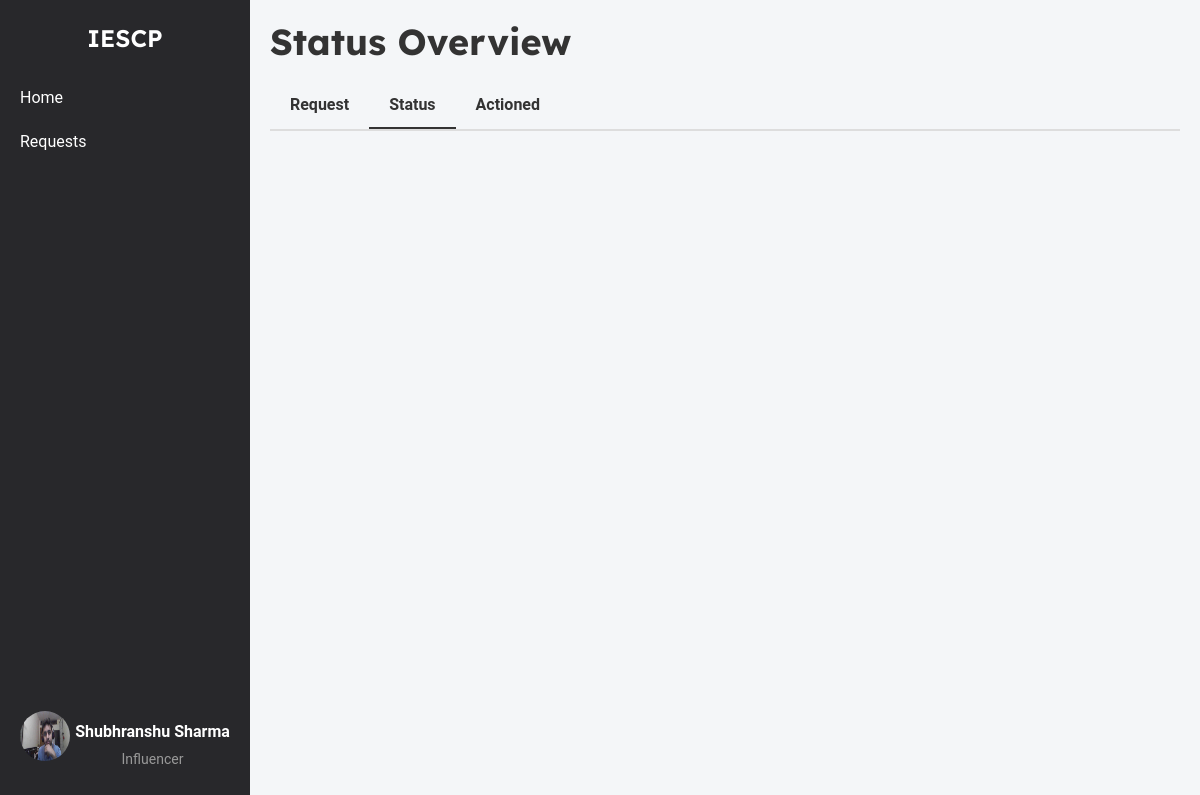
Before: /influencer/campaign/request_status (signed in) with the older database file.
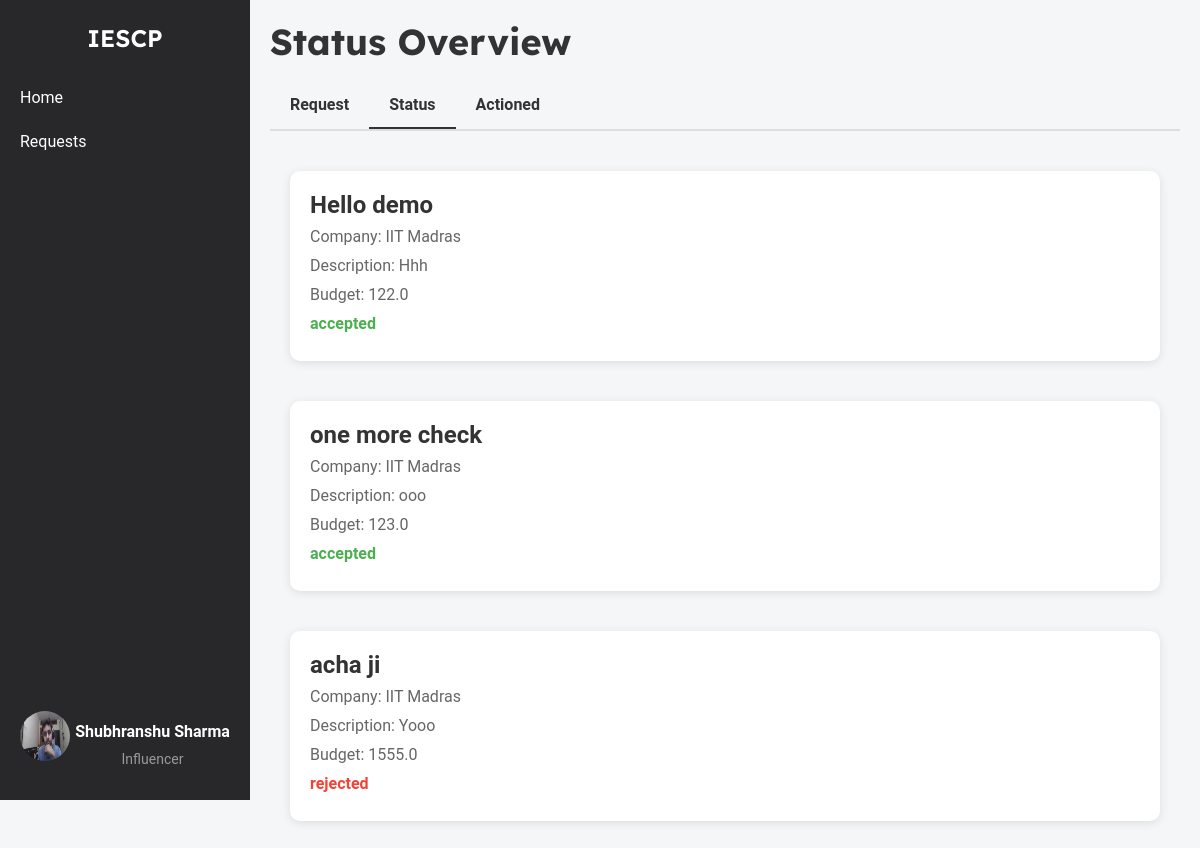
After: the same page with the newer database file.
### models.py (models this page shows, shortened)
class InterestedCampaigns(db.Model):
    __tablename__ = 'interested_campaigns'
    id = db.Column(db.Integer, primary_key=True)
    influencer_id = db.Column(
        db.Integer,
        db.ForeignKey('influencers.id', name='fk_influencer_id'),
        nullable=False
    )
    campaign_id = db.Column(
        db.Integer,
        db.ForeignKey('campaign.id', name='fk_campaign_id'),
        nullable=False
    )
    company_id = db.Column(
        db.Integer,
        db.ForeignKey('company.id', name='fk_company_id'),
        nullable=False
    )
    expressed_at = db.Column(db.DateTime, nullable=False, default=datetime.utcnow)
    status = db.Column(db.String(50), nullable=False, default='pending')
    influencer = db.relationship('Influencer', backref=db.backref('interested_campaigns', lazy=True))
    campaign = db.relationship('Campaign', backref=db.backref('interested_influencers', lazy=True))
    company = db.relationship('Company', backref=db.backref('company_interests', lazy=True))

class Campaign(db.Model):
    __tablename__ = 'campaign'
    id = db.Column(db.Integer, primary_key=True)
    title = db.Column(db.String(200), nullable=False)
    description = db.Column(db.Text, nullable=False)
    budget = db.Column(db.Float, nullable=False)
    start_date = db.Column(db.Date, nullable=False)
    end_date = db.Column(db.Date, nullable=False)
    company_id = db.Column(db.Integer, db.ForeignKey('company.id'), nullable=False)
    admin_id = db.Column(db.Integer, db.ForeignKey('admin.id'), nullable=False, default=1)
    status = db.Column(db.String(50), nullable=False, default='pending')
    category = db.Column(db.String(255), nullable=False)
    created_at = db.Column(db.DateTime, nullable=False, default=datetime.utcnow)
    visibility = db.Column(db.String(50), nullable=False, default='public')
    influencers = db.relationship('Influencer', secondary=influencer_campaign_association, back_populates='campaigns')
    is_flag = db.Column(db.Boolean, nullable=False, default=False)

class Company(db.Model):
    __tablename__ = 'company'
    id = db.Column(db.Integer, primary_key=True)
    company_name = db.Column(db.String(100), nullable=False)
    username = db.Column(db.String(50), unique=True, nullable=False)
    email = db.Column(db.String(120), unique=True, nullable=False)
    password_hash = db.Column(db.String(128), nullable=False)
    phone_number = db.Column(db.String(20), nullable=False)
    address = db.Column(db.String(200), nullable=False)
    industry = db.Column(db.String(100), nullable=False)
    other_industry = db.Column(db.String(100), nullable=True)
    website = db.Column(db.String(200), nullable=False)
    description = db.Column(db.Text, nullable=False)
    social_media_link = db.Column(db.String(200), nullable=False)
    logo = db.Column(db.String(200), nullable=False)
    campaigns = db.relationship('Campaign', backref='company', lazy=True)

### influencer_routes.py (the view)
@app.route('/influencer/campaign/request_status')
@influencer_auth_required
def request_status():
    user = Influencer.query.get(session['influencer_id'])
    interests = InterestedCampaigns.query.filter_by(influencer_id=user.id).all()
    return render_template('influencer_request_status.html', user=user, interests=interests)

### influencer_routes.py (called while the page is built)
def influencer_auth_required(func):
    @wraps(func)
    def func2(*args, **kwargs):
        if 'influencer_id' in session:
            return func(*args, **kwargs)
        else:
            flash("Please login first")
            return redirect(url_for('influencer_login'))
    return func2

### templates/influencer_request_status.html (shortened to what this page needs)
{% extends 'layout.html' %}
{% block content %}
    <div class="container-box">
        <div class="sidebar">
            <div class="logo">IESCP</div>
            <ul>
                <li><a href="{{ url_for('influencer_home') }}">Home</a></li>
                <li><a href="{{ url_for('influencer_campaign_requests') }}">Requests</a></li>
            </ul>
            <div class="profile">
                <a href="{{ url_for('influencer_dashboard') }}">
                    <img src="{{ url_for('static', filename='profile_upload/influencer/' + user.username + '/' + user.profile_picture) }}" alt="Profile Picture">
                    <div class="profile-name-category">
                        <span class="name">{{ user.name }}</span>
                        <span class="category">Influencer</span>
                    </div>
                </a>
            </div>
        </div>
        <div class="main-content">
            <h1>Status Overview</h1>
            <div class="tabs">
                <a href="{{ url_for('influencer_campaign_requests') }}" class="tab">Request</a>
                <a href="{{url_for('request_status')}}" class="tab active">Status</a>
                <a href="{{url_for('influencer_request_actioned')}}" class="tab">Actioned</a>
            </div>
            <div class="status-list">
                {% for interest in interests %}
                <div class="status-item">
                    <h3>{{ interest.campaign.title }}</h3>
                    <p>Company: {{interest.company.company_name}}</p>
                    <p>Description: {{ interest.campaign.description }}</p>
                    <p>Budget: {{ interest.campaign.budget }}</p>
                    <p class="status {{ interest.status}}">{{ interest.status }}</p>
                </div>
                {% endfor %}
            </div>
        </div>
    </div>
{% endblock %}

Changed rows visible on the page:
added InterestedCampaigns: campaign "Hello demo", company.company_name "IIT Madras", campaign.description "Hhh", campaign.budget "122.0", status "accepted"
added InterestedCampaigns: campaign "one more check", company.company_name "IIT Madras", campaign.description "ooo", campaign.budget "123.0", status "accepted"
added InterestedCampaigns: campaign "acha ji", company.company_name "IIT Madras", campaign.description "Yooo", campaign.budget "1555.0", status "rejected"
